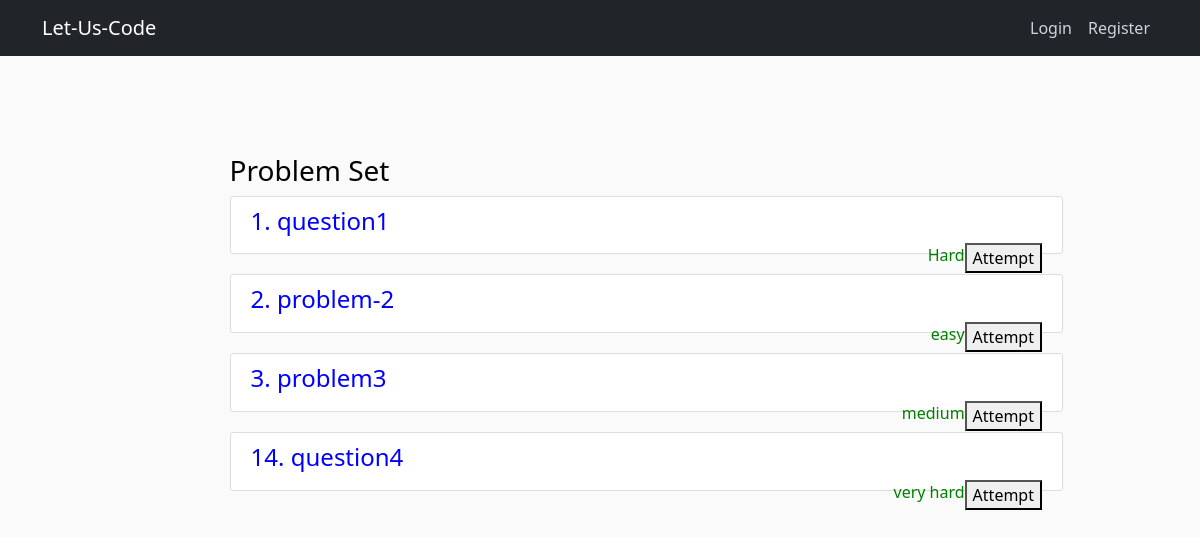
Before: /problem/ with the older database file.
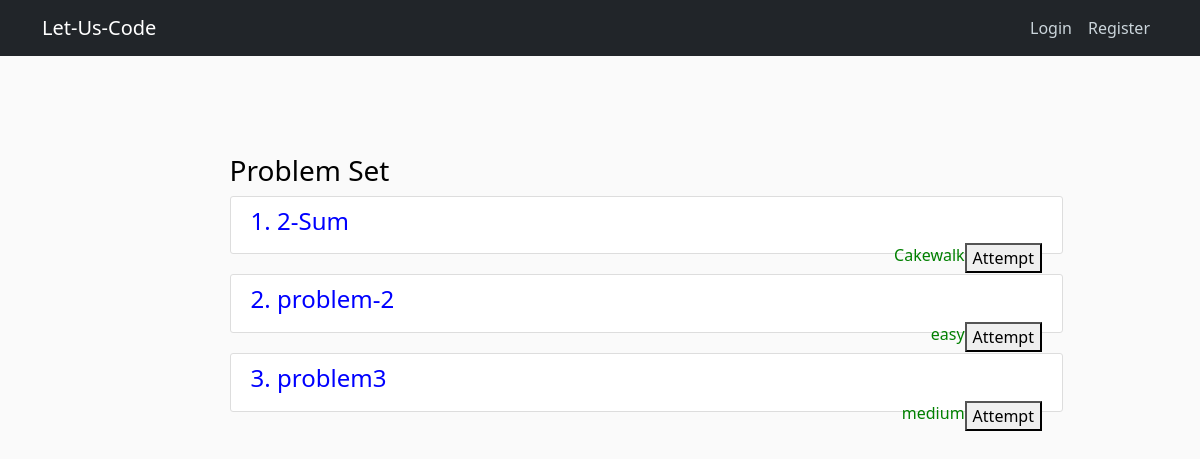
After: the same page with the newer database file.
### judge/models.py (models this page shows)
class problem(models.Model):
    name=models.TextField()
    statement = models.TextField()
    difficulty=models.TextField()
    time_limit=models.FloatField(null=True)

### judge/views.py (the view)
# urls.py: path('problem/',display_problems,name='problem_page'),
def display_problems(request):
    context={
        'problems': problem.objects.all()
    }
    return render (request, 'problem_page.html',context)

### judge/templates/problem_page.html
{% extends "base.html" %}
{% load static %}
{% block content %}
<h3 style="color: black; margin-top: 8%; margin-left: 10%;">Problem Set</h3>
{% for problem in problems %}
  <section class="media content-section" style="margin-left: 10%;">
    <div class="media-body">
    <h4 style="color: blue;">{{ problem.id }}. {{  problem.name }}</h4>
    <p class="article-content" style="float: right;"><a href="{{problem.id}}/"><button>Attempt</button> </a></p>
    <p class="article-content" style="float: inline-end; color: green">{{problem.difficulty}}</p>
    </div>
  </section>
{% endfor %}
{% endblock content %}

Changed rows visible on the page:
removed problem: id "14", name "question4", difficulty "very hard"
changed problem id 1: name "question1" → "2-Sum"; difficulty "Hard" → "Cakewalk"
